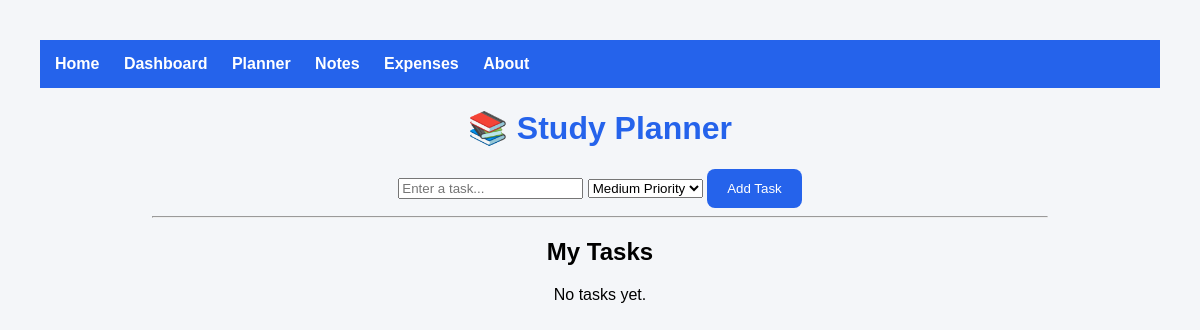
Before: /planner with the older database file.
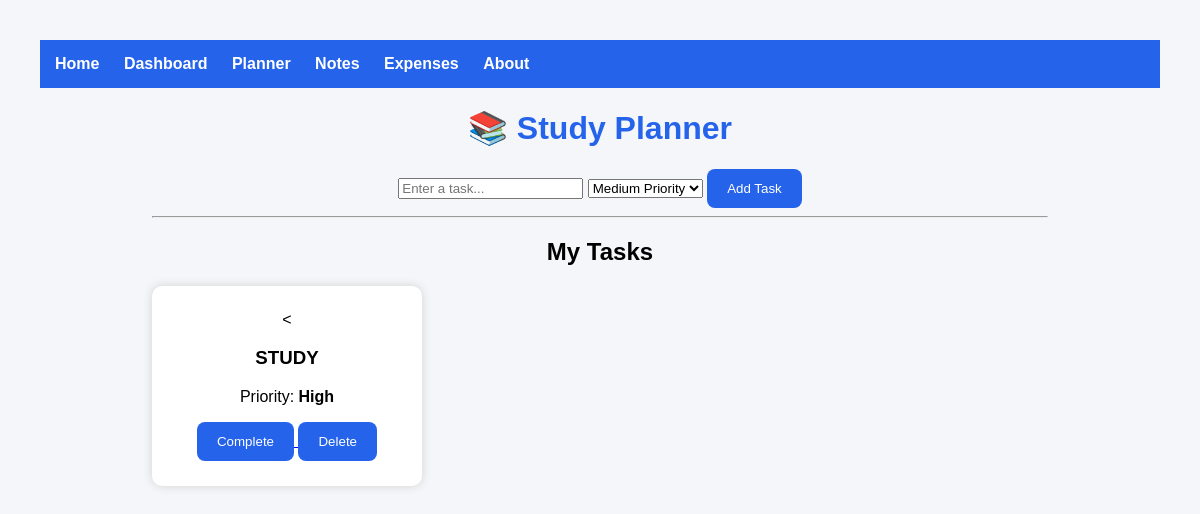
After: the same page with the newer database file.
### tables this page shows
CREATE TABLE tasks (
    id INTEGER PRIMARY KEY AUTOINCREMENT,
    title TEXT NOT NULL,
    completed INTEGER DEFAULT 0
, priority TEXT DEFAULT 'Medium');

### app.py (the view, shortened to what this page needs)
@app.route("/planner", methods=["GET", "POST"])
def planner():
    connection = sqlite3.connect(DATABASE)
    cursor = connection.cursor()
    cursor.execute(
        "SELECT * FROM tasks ORDER BY completed ASC, id DESC"
    )
    tasks = cursor.fetchall()
    connection.close()
    return render_template("planner.html", tasks=tasks)

### templates/planner.html (shortened to what this page needs)
<!DOCTYPE html>
<html lang="en">
<head>
    <link rel="stylesheet"
          href="{{ url_for('static', filename='css/style.css') }}">
</head>
<body>
<nav>
    <a href="/">Home</a>
    <a href="/dashboard">Dashboard</a>
    <a href="/planner">Planner</a>
    <a href="/notes">Notes</a>
    <a href="/expenses">Expenses</a>
    <a href="/about">About</a>
</nav>
<div class="container">
    <h1>📚 Study Planner</h1>
    <form method="POST" action="/planner">
    <input
        type="text"
        name="title"
        placeholder="Enter a task..."
        required
    >
    <select name="priority">
        <option value="Medium" selected>
            Medium Priority
        </option>
    </select>
    <button type="submit">
        Add Task
    </button>
    </form>
    <hr>
    <h2>My Tasks</h2>
    {% for task in tasks %}
        <div class="card">
    {% if task[2] == 1 %}
        <h3><s>{{ task[1] }}</s></h3>
        <p>Completed ✅</p>
    {% else %}
        <<h3>{{ task[1] }}</h3>
<p>
    Priority: <strong>{{ task[3] }}</strong>
</p>
        <a href="/complete_task/{{ task[0] }}">
            <button type="button">Complete</button>
        </a>
    {% endif %}
    <a href="/delete_task/{{ task[0] }}">
        <button type="button">Delete</button>
    </a>
</div>
    {% else %}
        <p>No tasks yet.</p>
    {% endfor %}
</div>
</body>
</html>

### static/css/style.css (style rules this page uses)
body { background-color:#f4f6f9; font-family:Arial, sans-serif; margin:40px; }
h1 { color:#2563eb; }
button { background-color:#2563eb; color:white; padding:12px 20px; border:none; border-radius:8px; cursor:pointer; }
nav { background:#2563eb; padding:15px; }
nav a { color:white; text-decoration:none; margin-right:20px; font-weight:bold; }
.container { width: 80%; margin: auto; text-align: center; }
.card { background: white; padding: 25px; width: 220px; border-radius: 10px; box-shadow: 0 0 10px lightgray; }

Changed rows visible on the page:
added tasks: title "STUDY", priority "High"
Other visible differences:
text no longer shown: "No tasks yet."
